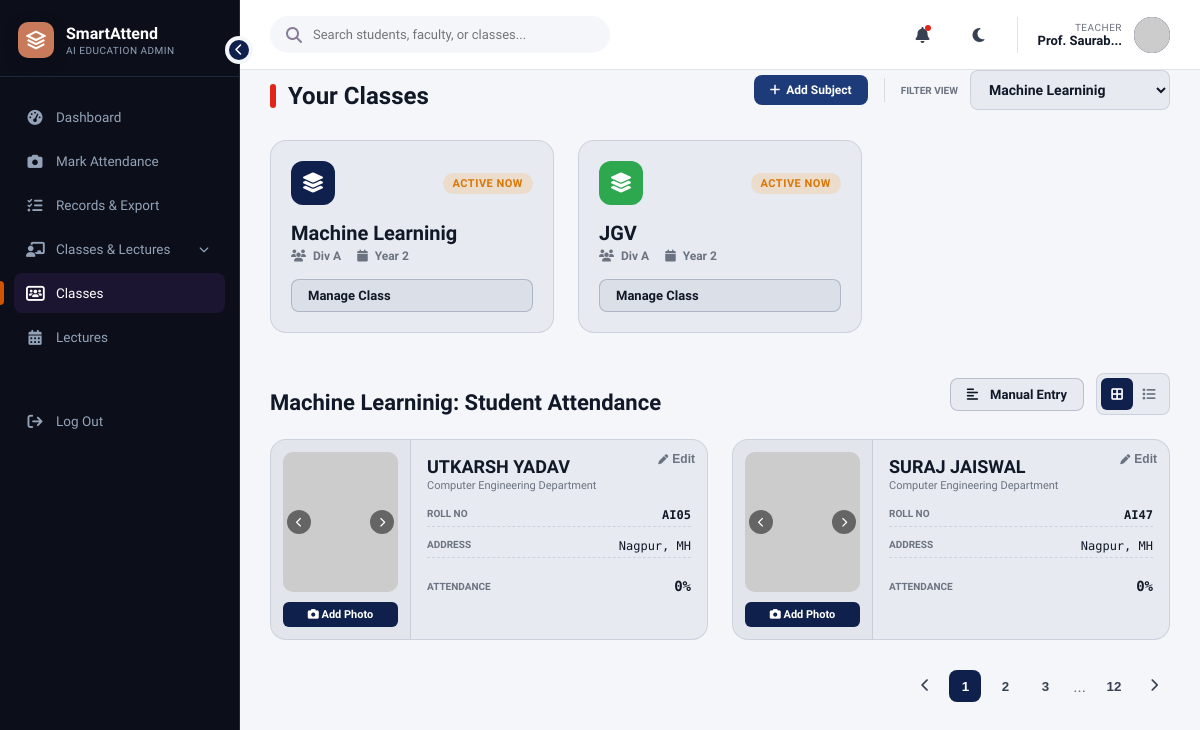
Page /teacher/classes/1 (signed in) on the committed database.
### models.py (models this page shows, shortened)
class User(UserMixin, db.Model):
    __tablename__ = 'users'
    id = db.Column(db.Integer, primary_key=True)
    username = db.Column(db.String(80), unique=True, nullable=False)
    password_hash = db.Column(db.String(255), nullable=False)
    role = db.Column(db.String(20), nullable=False)  # 'admin' or 'teacher'
    name = db.Column(db.String(120), nullable=False)
    email = db.Column(db.String(120), unique=True)
    department = db.Column(db.String(100))
    employee_id = db.Column(db.String(50), unique=True)
    avatar_initials = db.Column(db.String(4))
    created_at = db.Column(db.DateTime, default=datetime.utcnow)
    is_active_account = db.Column(db.Boolean, default=True)
    approval_requests = db.relationship('ApprovalRequest', backref='teacher', lazy=True, cascade="all, delete-orphan", foreign_keys='ApprovalRequest.teacher_id')

class Subject(db.Model):
    __tablename__ = 'subjects'
    id = db.Column(db.Integer, primary_key=True)
    name = db.Column(db.String(150), nullable=False)
    code = db.Column(db.String(30))
    class_id = db.Column(db.Integer, db.ForeignKey('classes.id'), nullable=False)
    teacher_id = db.Column(db.Integer, db.ForeignKey('users.id'), nullable=True)
    credits = db.Column(db.Integer, default=4)
    created_at = db.Column(db.DateTime, default=datetime.utcnow)
    teacher = db.relationship('User', backref='subjects', foreign_keys=[teacher_id])
    attendance_records = db.relationship('AttendanceRecord', backref='subject', lazy=True, cascade="all, delete-orphan")

class Student(db.Model):
    __tablename__ = 'students'
    id = db.Column(db.Integer, primary_key=True)
    student_id = db.Column(db.String(30), unique=True, nullable=False)
    name = db.Column(db.String(120), nullable=False)
    class_id = db.Column(db.Integer, db.ForeignKey('classes.id'), nullable=False)
    email = db.Column(db.String(120))
    phone = db.Column(db.String(20))
    address = db.Column(db.String(250))  # Full address field (City, State)
    face_encoding = db.Column(db.Text)  # JSON list of embeddings
    photo_count = db.Column(db.Integer, default=0)
    created_at = db.Column(db.DateTime, default=datetime.utcnow)
    attendance_records = db.relationship('AttendanceRecord', backref='student', lazy=True, cascade="all, delete-orphan")

### routes/teacher.py (the view)
@teacher_bp.route('/classes')
@teacher_bp.route('/classes/<int:subject_id>')
@login_required
@teacher_required
def classes(subject_id=None):
    approved_requests = get_approved_reqs()
    subject_ids = [r.subject_id for r in approved_requests]
    assigned_subject_ids = [s.id for s in current_user.subjects]
    all_subject_ids = list(set(subject_ids + assigned_subject_ids))
    subjects = Subject.query.filter(Subject.id.in_(all_subject_ids or [0])).all()
    if not subject_id and subjects:
        return redirect(url_for('teacher.classes', subject_id=subjects[0].id))
    subject = Subject.query.get_or_404(subject_id) if subject_id else None
    students = Student.query.filter_by(class_id=subject.class_id).order_by(Student.student_id).all() if subject else []
    student_data = []
    for s in students:
        total = AttendanceRecord.query.filter_by(student_id=s.id, subject_id=subject_id).count()
        present = AttendanceRecord.query.filter_by(student_id=s.id, subject_id=subject_id, status='present').count()
        pct = round((present / total * 100) if total else 0, 1)
        student_data.append({
            'obj': s,
            'pct': pct,
            'photos': [f"photo_{i}.jpg" for i in range(min(s.photo_count or 0, 6))]
        })
    is_approved = current_user.is_active_account
    return render_template('teacher/classes.html', subjects=subjects, subject=subject, student_data=student_data, is_approved=is_approved)

### templates/teacher/classes.html (shortened to what this page needs)
{% extends "base.html" %}
{% block content %}
<div class="section-header" style="margin-bottom: 30px;">
  <div>
    <h1 style="font-family:var(--font-heading);font-weight:800;font-size:24px;color:var(--t0);display:flex;align-items:center;gap:12px;">
      <div style="width:6px;height:24px;background:var(--accent);border-radius:4px;"></div>
      Your Classes
    </h1>
  </div>
  <div style="display:flex;align-items:center;gap:12px;">
    <button class="btn" style="background:var(--brand-l);color:white;border:none;padding:8px 16px;border-radius:8px;font-size:12px;font-weight:700;display:flex;align-items:center;gap:6px;cursor:pointer;" onclick="window.location.href='{{ url_for('teacher.lectures') }}'"><i class="fas fa-plus"></i> Add Subject</button>
    <span style="font-size:10px;text-transform:uppercase;font-weight:700;color:var(--t2);">Filter View</span>
    <select class="form-input" style="width:200px;font-weight:600;" onchange="window.location.href=this.value">
      {% for s in subjects %}
      <option value="{{ url_for('teacher.classes', subject_id=s.id) }}" {% if subject and subject.id == s.id %}selected{% endif %}>{{ s.name }}</option>
      {% endfor %}
    </select>
  </div>
</div>
<div class="subject-cards">
  {% for s in subjects %}
  {% set colors = ['var(--brand)', '#2DA84F', 'var(--accent)', 'var(--accent)', '#007AFF'] %}
  {% set c = colors[loop.index0 % colors|length] %}
  <div class="sub-card">
    <div style="display:flex;align-items:center;">
      <div class="sub-icon" style="background:{{ c }};">
        <i class="fas fa-layer-group"></i>
      </div>
      <div class="badge-active">ACTIVE NOW</div>
    </div>
    <div>
      <div style="font-family:var(--font-heading);font-size:20px;font-weight:800;color:var(--t0);margin-bottom:4px;">{{ s.name }}</div>
      <div style="font-size:12px;color:var(--t2);font-weight:600;display:flex;gap:16px;">
        <span><i class="fas fa-users" style="margin-right:4px;"></i> Div A</span>
        <span><i class="fas fa-calendar" style="margin-right:4px;"></i> Year 2</span>
      </div>
    </div>
    <button class="btn bs" style="width:100%;margin-top:auto;" onclick="openManage('{{ s.id }}', '{{ s.name|escape }}', {{ 'true' if student_data|length > 0 else 'false' }})">Manage Class</button>
  </div>
  {% endfor %}
</div>
{% if subject %}
<div class="section-header">
  <h2 style="font-family:var(--font-heading);font-weight:800;font-size:22px;color:var(--t0);">{{ subject.name }}: Student Attendance</h2>
  <div style="display:flex;align-items:center;gap:12px;">
    <button class="btn bs" onclick="openStudentModal()"><i class="fas fa-align-left" style="margin-right:6px;"></i> Manual Entry</button>
    <div style="display:flex;background:var(--glass);border:1px solid var(--b0);border-radius:8px;padding:4px;">
      <button style="border:none;background:var(--brand);color:white;width:32px;height:32px;border-radius:6px;cursor:pointer;"><i class="fas fa-border-all"></i></button>
      <button style="border:none;background:transparent;color:var(--t2);width:32px;height:32px;border-radius:6px;cursor:pointer;"><i class="fas fa-list"></i></button>
    </div>
  </div>
</div>
<div class="student-grid" id="stGrid">
  {% for st in student_data %}
  <div class="st-card">
    <div class="st-photo-col">
      <div class="st-carousel" id="carousel-{{ st.obj.id }}">
        <img src="https://i.pravatar.cc/150?u={{ st.obj.id }}1" class="active" alt="photo">
        <button class="carousel-btn left" onclick="slideCarousel({{ st.obj.id }}, -1)"><i class="fas fa-chevron-left"></i></button>
        <button class="carousel-btn right" onclick="slideCarousel({{ st.obj.id }}, 1)"><i class="fas fa-chevron-right"></i></button>
      </div>
      <button class="add-photo-btn" onclick="document.getElementById('upload-{{ st.obj.id }}').click()"><i class="fas fa-camera"></i> Add Photo</button>
    </div>
    <div class="st-details">
      <button class="edit-st-btn" onclick="openStudentModal('{{ st.obj.id }}', '{{ st.obj.name|escape }}', '{{ st.obj.student_id|escape }}', 'Computer Engineering', 'Address Placeholder', '{{ st.pct }}')" style="display:flex;align-items:center;gap:4px;font-size:12px;font-weight:700;">
        <i class="fas fa-pen" style="font-size:10px;"></i> Edit
      </button>
      <div style="margin-bottom:8px;">
        <div class="st-name">{{ st.obj.name }}</div>
        <div class="st-dept">Computer Engineering Department</div>
      </div>
      <div class="st-row">
        <span class="st-label">Roll NO</span>
        <span class="st-val">{{ st.obj.student_id }}</span>
      </div>
      <div class="st-row">
        <span class="st-label">Address</span>
        <span class="st-val" style="font-weight:500; text-transform:capitalize;">Nagpur, MH</span>
      </div>
      <div class="st-row" style="border-bottom:none; margin-top:8px; align-items:center;">
        <span class="st-label">Attendance</span>
        <span class="st-val att">{{ st.pct }}%</span>
      </div>
    </div>
  </div>
  {% endfor %}
</div>
{% if student_data|length > 0 %}
<div class="pagination">
  <button class="page-btn"><i class="fas fa-chevron-left"></i></button>
  <button class="page-btn active">1</button>
  <button class="page-btn">2</button>
  <button class="page-btn">3</button>
  <span style="color:var(--t2); margin:0 4px;">...</span>
  <button class="page-btn">12</button>
  <button class="page-btn"><i class="fas fa-chevron-right"></i></button>
</div>
{% endif %}
{% endif %}
{% endblock %}

### templates/base.html (shortened to what this page needs)
<!DOCTYPE html>
<html lang="en">
<head>
<link rel="stylesheet" href="https://cdnjs.cloudflare.com/ajax/libs/font-awesome/6.5.0/css/all.min.css">
</head>
<body>
{% if current_user.is_authenticated %}
<aside class="sidebar" id="sidebar">
  <div class="sidebar-toggle" onclick="toggleSidebar()"><i class="fas fa-chevron-left" id="toggle-icon"></i></div>
  <div class="s-logo">
    <div class="s-mark">
      <svg width="20" height="20" viewBox="0 0 24 24" fill="none" stroke="white" stroke-width="2.5"><path d="M12 2L2 7l10 5 10-5-10-5zM2 17l10 5 10-5M2 12l10 5 10-5"/></svg>
    </div>
    <div class="s-text">
      <div class="s-name">SmartAttend</div>
      <div class="s-sub">AI Education Admin</div>
    </div>
  </div>
  <nav class="s-nav">
    {% if current_user.role == 'admin' %}
    <a href="{{ url_for('admin.dashboard') }}" class="nav-item {% if request.endpoint == 'admin.dashboard' %}active{% endif %}"><i class="fas fa-border-all"></i> <span>Dashboard</span></a>
    <a href="{{ url_for('admin.analytics') }}" class="nav-item {% if request.endpoint == 'admin.analytics' %}active{% endif %}"><i class="fas fa-chart-column"></i> <span>Analytics</span></a>
    <a href="{{ url_for('admin.staff_log') }}" class="nav-item {% if request.endpoint == 'admin.staff_log' %}active{% endif %}">
  <i class="fas fa-users-viewfinder" style="width:20px;text-align:center"></i> <span>Staff Log</span>
</a>
    <a href="{{ url_for('admin.approvals') }}" class="nav-item {% if request.endpoint == 'admin.approvals' %}active{% endif %}">
      <i class="fas fa-certificate"></i> <span>Staff Approvals</span>
      {%- set pc = pending_approvals_count|default(0) %}{% if pc > 0 %}<span class="n-badge">{{pc}}</span>{% endif %}
    </a>
    <a href="{{ url_for('admin.settings') }}" class="nav-item {% if request.endpoint == 'admin.settings' %}active{% endif %}"><i class="fas fa-cog"></i> <span>Settings</span></a>
    <div style="margin-top:auto; padding-top:40px;">
        <a href="#" class="nav-item"><i class="fas fa-question-circle"></i> <span>Support</span></a>
        <a href="{{ url_for('auth.logout') }}" class="nav-item"><i class="fas fa-arrow-right-from-bracket"></i> <span>Log Out</span></a>
    </div>
    {% else %}
    <a href="{{ url_for('teacher.dashboard') }}" class="nav-item {% if request.endpoint == 'teacher.dashboard' %}active{% endif %}"><i class="fas fa-gauge-high"></i> <span>Dashboard</span></a>
    <a href="{{ url_for('teacher.mark_attendance') }}" class="nav-item {% if request.endpoint == 'teacher.mark_attendance' %}active{% endif %}"><i class="fas fa-camera"></i> <span>Mark Attendance</span></a>
    <a href="{{ url_for('teacher.records') }}" class="nav-item {% if request.endpoint == 'teacher.records' %}active{% endif %}"><i class="fas fa-list-check"></i> <span>Records & Export</span></a>
    <div class="nav-group {% if request.endpoint in ['teacher.classes','teacher.lectures'] %}open{% endif %}">
      <div class="nav-group-header nav-item" onclick="toggleNavGroup(this)" style="cursor:pointer">
        <i class="fas fa-chalkboard-user"></i>
        <span>Classes &amp; Lectures</span>
        <i class="fas fa-chevron-down nav-group-arrow" style="margin-left:auto;font-size:10px;transition:transform .2s"></i>
      </div>
      <div class="nav-group-body">
        <a href="{{ url_for('teacher.classes') }}" class="nav-item nav-sub {% if request.endpoint == 'teacher.classes' %}active{% endif %}"><i class="fas fa-users-rectangle"></i> <span>Classes</span></a>
        <a href="{{ url_for('teacher.lectures') }}" class="nav-item nav-sub {% if request.endpoint == 'teacher.lectures' %}active{% endif %}"><i class="fas fa-calendar-days"></i> <span>Lectures</span></a>
      </div>
    </div>
    <div style="margin-top:auto; padding-top:40px;">
        <a href="{{ url_for('auth.logout') }}" class="nav-item"><i class="fas fa-arrow-right-from-bracket"></i> <span>Log Out</span></a>
    </div>
    {% endif %}
  </nav>
</aside>
{% endif %}
<div class="main">
  {% if current_user.is_authenticated %}
  <header class="topbar">
    <div class="search-container">
      <i class="fas fa-search"></i>
      <input type="text" class="search-input" placeholder="Search students, faculty, or classes...">
    </div>
    <div class="topbar-right">
      <button class="icon-btn" onclick="togglePopup('notifPopup')">
        <i class="fas fa-bell"></i>
        <div class="badge-dot"></div>
      </button>
      <button class="icon-btn" onclick="toggleTheme()"><i class="fas fa-moon" id="theme-icon"></i></button>
      <div class="tb-user">
        <div class="tb-info" style="text-align:right;">
          <div class="tb-role">{{ current_user.role }}</div>
          <div class="tb-name">{{ current_user.name[:12] }}...</div>
        </div>
        <div class="tb-avatar">
          <img src="https://i.pravatar.cc/150?img=11" alt="Avatar" style="width:100%; border-radius:50%;">
        </div>
      </div>
    </div>
  </header>
  {% endif %}
  <div class="page-body">
    {% block content %}{% endblock %}
  </div>
</div>
</body>
</html>

### rows in the picture
User: role "TEACHER", name "Prof. Saurab"
Subject: name "Machine Learninig"
Subject: name "JGV"
Student: obj.name "UTKARSH YADAV", obj.student_id "AI05"
Student: obj.name "SURAJ JAISWAL", obj.student_id "AI47"

### other values in the picture
{{ st.pct }} "0" "0"
form field value "Machine Learninig"
